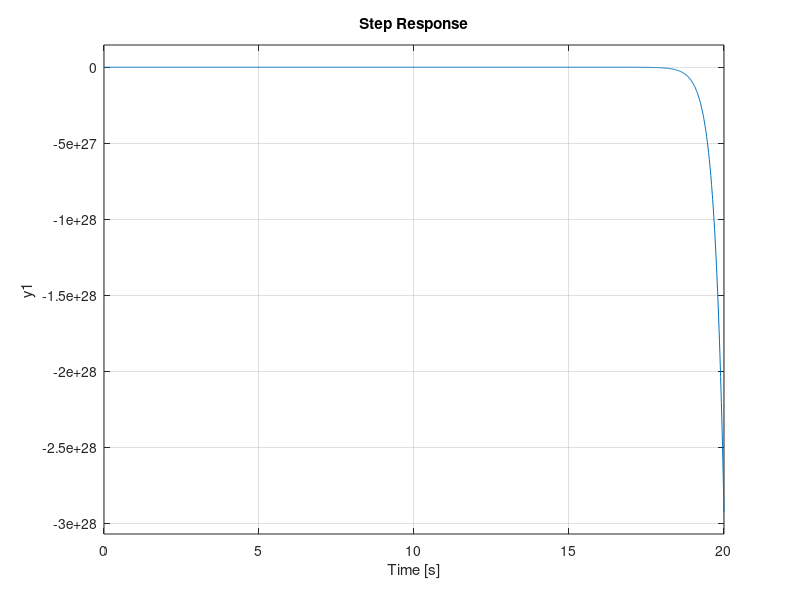
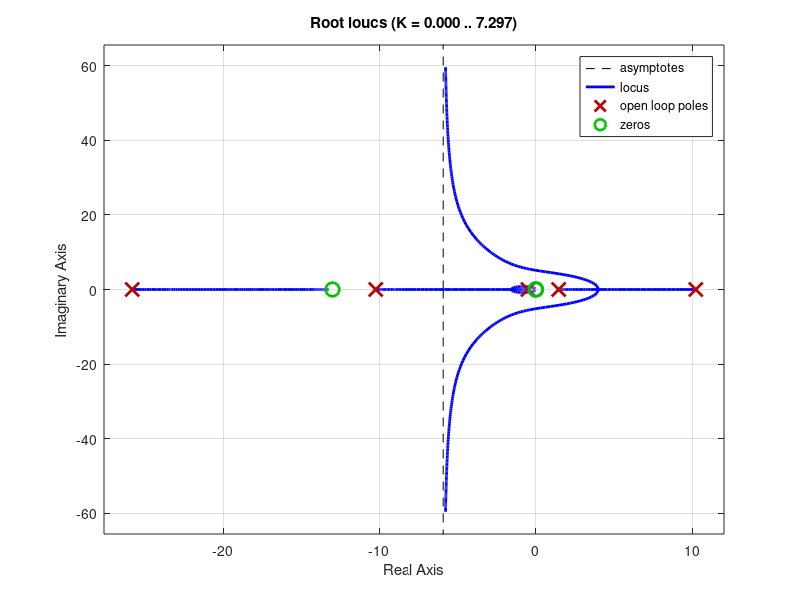
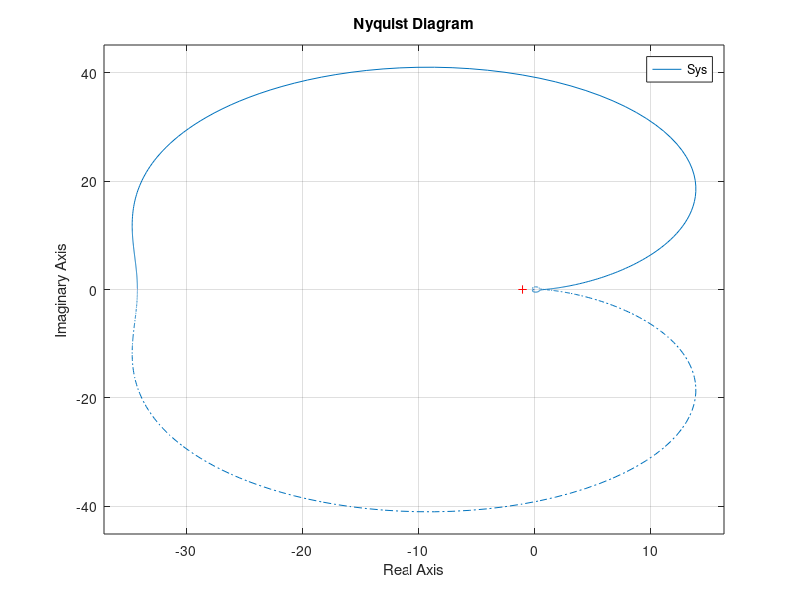

Reproduce these figures in MATLAB, in order.
clc, clear all

s = tf('s');

%% motor tf
Ke = .0111; % V*sec/rad
n = 1/30; % gearbox reduction
m = 1/2; % pulley reduction
Larm = .1332; % m (5.245in)
Ke = Ke*Larm/n/m; % corrected (and linear) motor constant
tauM = .0596; % sec

M = 1/Ke/(s*(1 + tauM*s)); % X/Vin

% velocity minor loop
kV = .04;
enc = kV*s;

Mc = 1/(1/M + enc); % X/Vin 

% position positive feedback
kP = 0.2;

Mpc = 1/(1/Mc - kP);

%% series compensator tf (lag)

T = 1e-3;
K = .263*(s + 13)/(s + .5)
c2d(K, T, 'tustin')

KMp = K*Mpc;

% pendulum tf
g = 9.8; % m/sec^2
l = 0.0936; % m
tauL = sqrt(l/g); % sec

G = -s^2/g/((tauL*s + 1)*(tauL*s - 1)); % Theta/X

Sys = KMp/(1 - G*KMp); % X/Theta (- because G is -)

figure(1)
clf
subplot(211)
margin(Sys)
% hold on
% bode(Sys)
subplot(223)
pzmap(G,'b',Mpc,'r', K, 'g')
legend('Pendulum', 'Motor', 'Compensator')
subplot(224)
step(1/(1+1/Sys))

figure(2)
clf
rlocus(-G*Mpc*K)

figure(3)
clf
nyquist(Sys)
